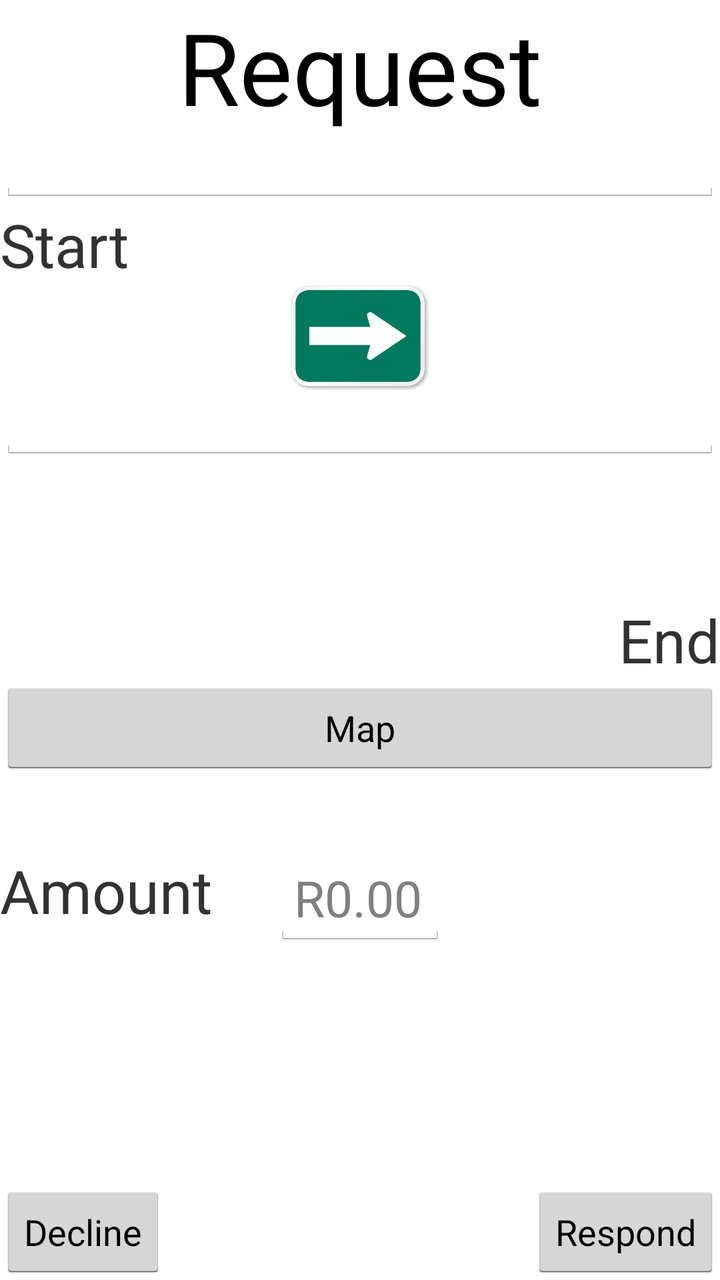
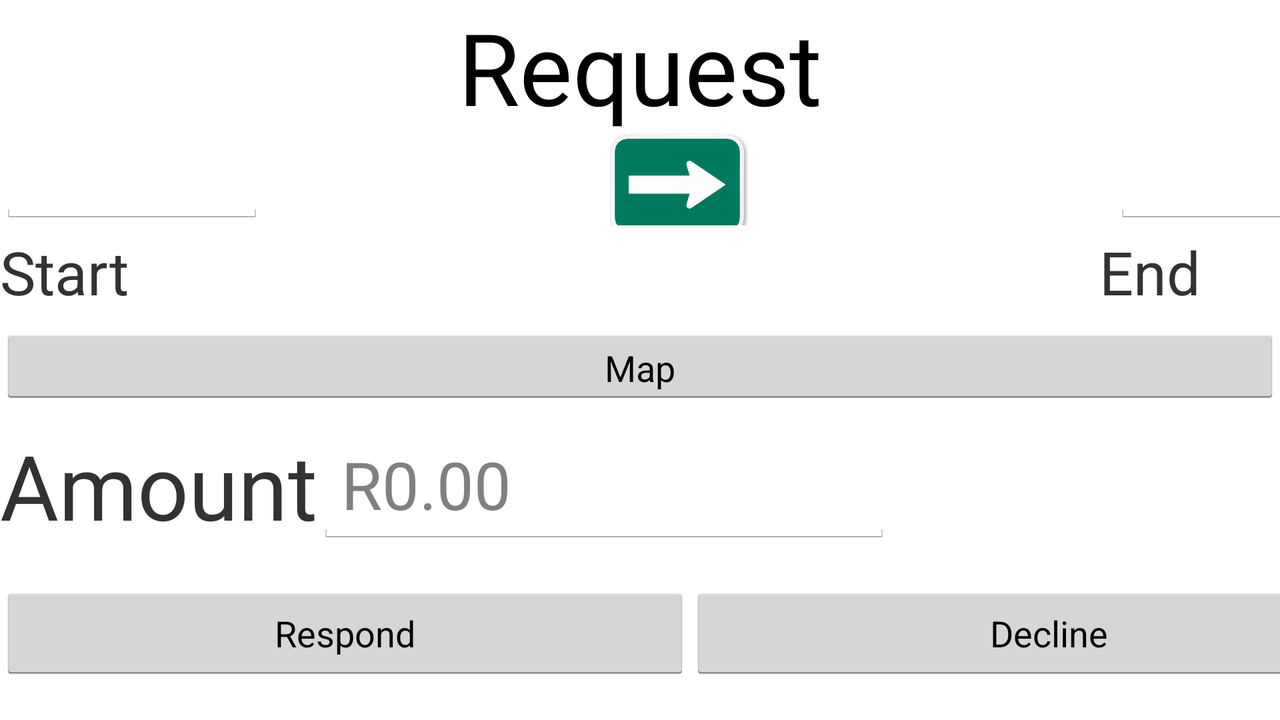

The same Android screen from two of the app's own layout files: first res/layout/ as a phone draws it, then the repository's variant for another configuration, drawn on a device whose configuration selects that folder. Both files follow.
<!-- AndroidManifest.xml: application theme android:Theme.Holo.Light -->
<!-- res/layout/cab_request.xml -->
<?xml version="1.0" encoding="utf-8"?>
<RelativeLayout xmlns:android="http://schemas.android.com/apk/res/android"
    android:layout_width="match_parent"
    android:layout_height="match_parent"
    android:background="@drawable/background"
    android:weightSum="1"
    android:orientation="vertical">

    <TextView
        android:layout_width="match_parent"
        android:layout_height="wrap_content"
        android:textAppearance="?android:attr/textAppearanceLarge"
        android:text="Request"
        android:id="@+id/rqTitle"
        android:layout_gravity="top"
        android:layout_alignParentTop="true"
        android:textSize="50dp"
        android:gravity="top|center"/>

    <EditText
        android:layout_width="match_parent"
        android:layout_height="wrap_content"
        android:id="@+id/startLocation"
        android:singleLine="true"
        android:textSize="15dp"
        android:enabled="true"
        android:layout_below="@+id/rqTitle"
        android:layout_alignParentLeft="true"
        android:layout_alignParentStart="true" />

        <ImageView
            android:layout_width="125dp"
            android:layout_height="53dp"
            android:src="@drawable/direction_arrow"
            android:id="@+id/imageView1"
            android:layout_below="@+id/stLocation"
            android:layout_centerHorizontal="true" />

    <EditText
        android:layout_width="match_parent"
        android:layout_height="wrap_content"
        android:id="@+id/endLocation"
        android:layout_gravity="right"
        android:singleLine="true"
        android:textSize="15dp"
        android:layout_below="@+id/imageView1"
        android:layout_alignParentLeft="true"
        android:layout_alignParentStart="true"
        android:gravity="end"/>





    <TextView
        android:layout_width="wrap_content"
        android:layout_height="wrap_content"
        android:id="@+id/stLocation"
        android:text="Start"
        android:layout_weight="1.07"
        android:textSize="30dp"
        android:layout_below="@+id/startLocation"
        android:layout_alignParentLeft="true"
        android:layout_alignParentStart="true" />
    <TextView
        android:layout_width="wrap_content"
        android:layout_height="wrap_content"
        android:id="@+id/enLocation"
        android:text="End"
        android:layout_weight="0.31"
        android:textSize="30dp"
        android:layout_centerVertical="true"
        android:layout_alignParentRight="true"
        android:layout_alignParentEnd="true"
        android:layout_alignLeft="@+id/respBtn"
        android:layout_alignStart="@+id/respBtn"
        android:gravity="end"/>

    <TextView
        android:layout_width="wrap_content"
        android:layout_height="wrap_content"
        android:text="Amount"
        android:id="@+id/tpCost"
        android:textSize="30dp"
        android:layout_gravity="left|center_vertical"
        android:layout_below="@+id/locationMapping"
        android:layout_alignParentLeft="true"
        android:layout_alignParentStart="true"
        android:layout_marginTop="37dp" />

    <EditText
        android:layout_width="wrap_content"
        android:layout_height="wrap_content"
        android:id="@+id/driverPrice"
        android:layout_gravity="right|center_vertical"
        android:layout_weight="0.49"
        android:hint="R0.00"
        android:textSize="25dp"
        android:paddingLeft="10dp"
        android:layout_alignTop="@+id/tpCost"
        android:layout_centerHorizontal="true" />

    <Button
        android:layout_width="match_parent"
        android:layout_height="wrap_content"
        android:text="Map"
        android:id="@+id/locationMapping"
        android:clickable="false"
        android:nestedScrollingEnabled="false"
        android:onClick="mapLocations"
        android:layout_below="@+id/enLocation"
        android:layout_alignParentLeft="true"
        android:layout_alignParentStart="true" />

    <Button
        android:layout_width="wrap_content"
        android:layout_height="wrap_content"
        android:text="Respond"
        android:id="@+id/respBtn"
        android:layout_gravity="left|bottom"
        android:layout_alignParentBottom="true"
        android:layout_alignParentRight="true"
        android:layout_alignParentEnd="true"
        android:onClick="sendRequest" />

    <Button
        android:layout_width="wrap_content"
        android:layout_height="wrap_content"
        android:text="Decline"
        android:id="@+id/decBtn"
        android:layout_gravity="right|bottom"
        android:layout_alignParentBottom="true"
        android:layout_alignParentLeft="true"
        android:layout_alignParentStart="true"
        android:clickable="false"
        android:onClick="declineRequest" />
</RelativeLayout>
<!-- resources referenced by this layout -->
<resources>
  <!-- drawable direction_arrow: png bitmap (drawable, 31467 bytes) -->
</resources>
<!-- res/layout-land/cab_request.xml (the repository's variant of the layout above) -->
<!-- drawn on the phone turned sideways -->
<?xml version="1.0" encoding="utf-8"?>
<LinearLayout xmlns:android="http://schemas.android.com/apk/res/android"
    android:layout_width="match_parent"
    android:layout_height="match_parent"
    android:background="@drawable/background"
    android:weightSum="1"
    android:orientation="vertical">
<LinearLayout
    android:layout_width="match_parent"
    android:layout_height="wrap_content"
    android:orientation="vertical">
    <TextView
        android:layout_width="match_parent"
        android:layout_height="wrap_content"
        android:textAppearance="?android:attr/textAppearanceLarge"
        android:text="Request"
        android:id="@+id/rqTitle"
        android:layout_gravity="top"
        android:layout_alignParentTop="true"
        android:textSize="50dp"
        android:gravity="top|center"/>
</LinearLayout>

    <LinearLayout
        android:layout_width="wrap_content"
        android:layout_height="46dp">

    <EditText
        android:layout_width="132dp"
        android:layout_height="wrap_content"
        android:id="@+id/startLocation"
        android:layout_below="@+id/StartPoint"
        android:layout_alignParentLeft="true"
        android:layout_alignParentStart="true"
        android:textSize="50dp"
        android:layout_alignRight="@+id/StartPoint"
        android:layout_alignEnd="@+id/StartPoint"
        android:enabled="true" />

        <ImageView
            android:layout_width="425dp"
            android:layout_height="53dp"
            android:src="@drawable/direction_arrow"
            android:id="@+id/imageView1"
           android:paddingRight="10dp"/>

    <EditText
        android:layout_width="130dp"
        android:layout_height="match_parent"
        android:id="@+id/endLocation"
        android:layout_alignBottom="@+id/startLocation"
        android:layout_gravity="right"
        android:paddingLeft="200dp"/>


    </LinearLayout>
<LinearLayout
    android:layout_width="match_parent"
    android:layout_height="wrap_content"
    android:weightSum="1"
    android:layout_marginBottom="5dp"
    android:layout_marginTop="3dp">

    <TextView
        android:layout_width="135dp"
        android:layout_height="wrap_content"
        android:id="@+id/stLocation"
        android:text="Start"
        android:textSize="30dp"
        android:layout_weight="1.10" />
    <TextView
        android:layout_width="128dp"
        android:layout_height="43dp"
        android:id="@+id/enLocation"
        android:text="End"
        android:layout_weight="0.42"
        android:textSize="30dp"/>
</LinearLayout>
    <Button
        android:layout_width="match_parent"
        android:layout_height="39dp"
        android:text="Map"
        android:id="@+id/locationMapping"
        android:layout_below="@+id/startLocation"
        android:layout_toLeftOf="@+id/endLocation"
        android:layout_toRightOf="@+id/startLocation"
        android:layout_toEndOf="@+id/startLocation"
        android:clickable="false"
        android:onClick="startMapping" />
<LinearLayout
    android:layout_width="match_parent"
    android:layout_height="wrap_content"
    android:weightSum="1"
    android:layout_marginTop="10dp"
    android:layout_marginBottom="10dp">
    <TextView
        android:layout_width="wrap_content"
        android:layout_height="wrap_content"
        android:text="Amount"
        android:id="@+id/tpCost"
        android:textSize="45dp"/>

    <EditText
        android:layout_width="100dp"
        android:layout_height="match_parent"
        android:id="@+id/editText"
        android:layout_gravity="center_horizontal"
        android:layout_weight="0.49"
        android:hint="R0.00"
        android:textSize="33sp"/>
</LinearLayout>
<LinearLayout
    android:layout_width="wrap_content"
    android:layout_height="wrap_content"
    android:layout_marginBottom="10dp"
    android:layout_marginTop="10dp">
    <Button
        android:layout_width="345dp"
        android:layout_height="wrap_content"
        android:text="Respond"
        android:id="@+id/respBtn" />

    <Button
        android:layout_width="359dp"
        android:layout_height="wrap_content"
        android:text="Decline"
        android:id="@+id/decBtn"
        android:layout_gravity="center_horizontal" />
</LinearLayout>
</LinearLayout>
